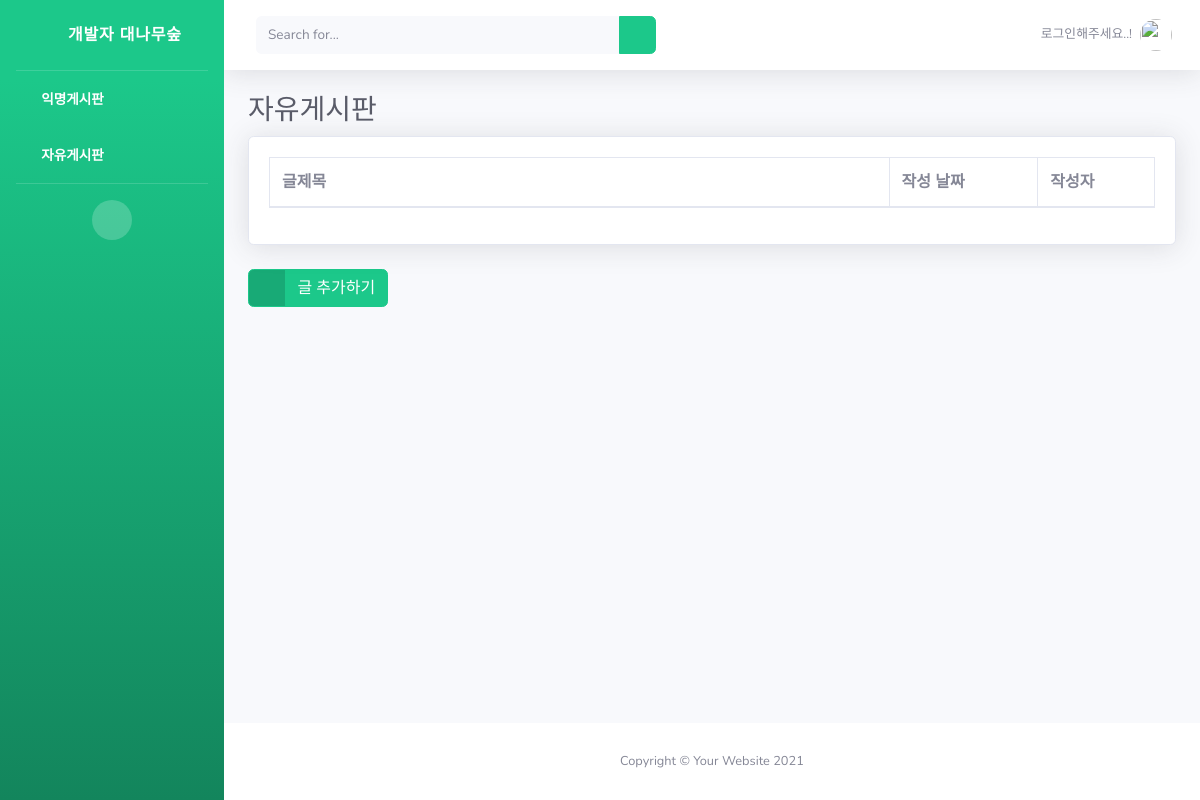
Before: /freehome/ with the older database file.
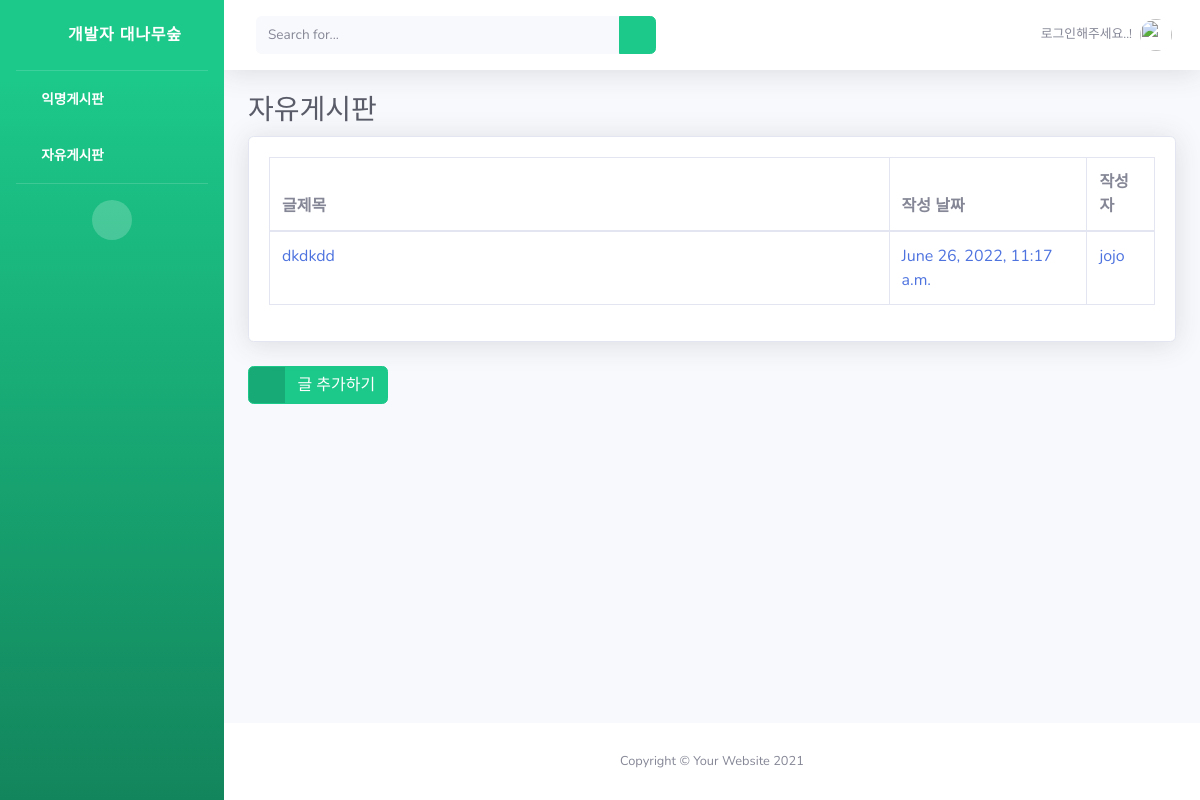
After: the same page with the newer database file.
### snsapp/models.py (models this page shows, shortened)
class FreePost(models.Model):
    title = models.CharField(max_length=200)
    body = models.TextField()
    date = models.DateTimeField(auto_now_add=True)
    author = models.ForeignKey(User, on_delete=models.CASCADE)

### snsapp/views.py (the view)
# urls.py: path('freehome/', views.freehome, name='freehome'),
def freehome(request):
    freeposts = FreePost.objects.filter().order_by('-date')
    return render(request, 'free_index.html', {'freeposts':freeposts})

### snsapp/templates/free_index.html
{% extends 'base.html' %}
{% load static %}
{% block content %}
<h1 class="h3 mb-2 text-gray-800">자유게시판</h1>
<div class="card shadow mb-4">
    <div class="card-body">
        <div class="table-responsive">
            <table class="table table-bordered" id="dataTable" width="100%" cellspacing="0">
                <thead>
                    <tr>
                        <th width="70%">글제목</th>
                        <th>작성 날짜</th>
                        <th>작성자</th>
                    </tr>
                </thead>
                <tbody>
                    {% for post in freeposts %}
                    <tr>
                        <td><a href="{% url 'freedetail' post.id %}">{{ post.title }}</a></td>
                        <td><a href="">{{ post.date }}</a></td>
                        <td><a href="">{{ post.author.username }}</a></td>
                    </tr>
                    {% endfor %}
                </tbody>
            </table>
        </div>
    </div>
</div>
<a href="{% url 'freepostcreate' %}" class="btn btn-success btn-icon-split">
    <span class="icon text-white-50">
        <i class="fas fa-flag"></i>
    </span>
    <span class="text">글 추가하기</span>
</a>
</div>
{% endblock %}

Changed rows visible on the page:
added FreePost: title "dkdkdd", date "June 26, 2022, 11:17 a.m.", author.username "jojo"
